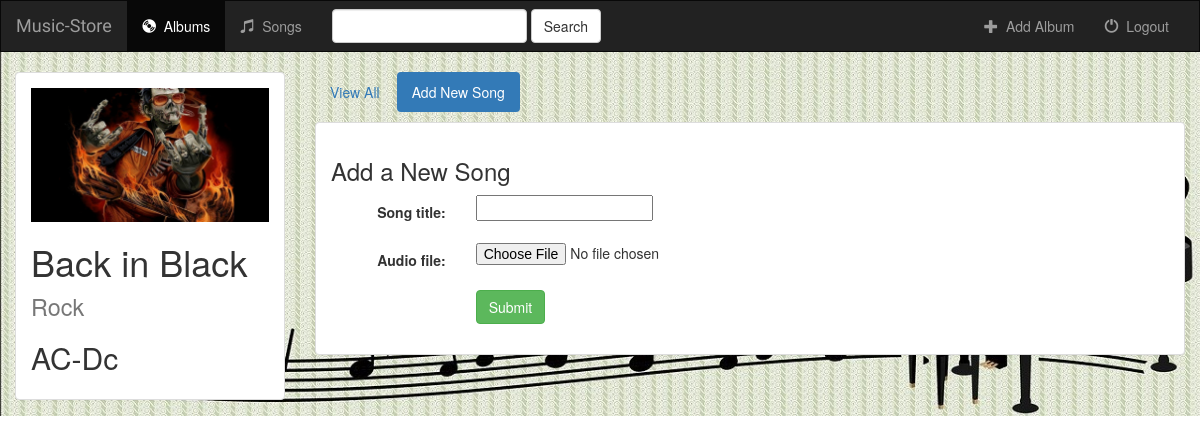
Page /2/create_song/ on the committed database.
### music/models.py (models this page shows)
class Album(models.Model):
    user = models.ForeignKey(User, default=1, on_delete=models.CASCADE)
    artist = models.CharField(max_length=250)
    album_title = models.CharField(max_length=500)
    genre = models.CharField(max_length=100)
    album_logo = models.FileField()
    is_favorite = models.BooleanField(default=False)
    def __str__(self):
        return self.album_title + ' - ' + self.artist

### music/views.py (the view, shortened to what this page needs)
# urls.py: path('<int:album_id>/create_song/', views.create_song, name='create_song'),
def create_song(request, album_id):
    form = SongForm(request.POST or None, request.FILES or None)
    album = get_object_or_404(Album, pk=album_id)
    context = {
        'album': album,
        'form': form,
    }
    return render(request, 'music/create_song.html', context)

### music/forms.py
class SongForm(forms.ModelForm):
    class Meta:
        model = Song
        fields = ['song_title', 'audio_file']

### music/templates/music/create_song.html (shortened to what this page needs)
{% extends 'music/base.html' %}
{% block albums_active %}active{% endblock %}
{% block body %}
<div class="container-fluid">
    <div class="row">
        <div class="col-sm-4 col-md-3">
            <div class="panel panel-default">
                <div class="panel-body">
                        <a href="{% url 'music:detail' album.id %}">
                            {% if album.album_logo %}
                                <img src="{{ album.album_logo.url }}" class="img-responsive">
                            {% else %}
                                <h3>No image to display</h3>
                            {% endif %}
                        </a>
                    <h1>{{ album.album_title }} <small>{{ album.genre }}</small></h1>
                    <h2>{{ album.artist }}</h2>
                </div>
            </div>
        </div>
        <div class="col-sm-8 col-md-9">
            <ul class="nav nav-pills" style="margin-bottom: 10px;">
                <li role="presentation"><a href="{% url 'music:detail' album.id %}">View All</a></li>
                <li role="presentation" class="active"><a href="{% url 'music:create_song' album.id %}">Add New Song</a></li>
            </ul>
            <div class="panel panel-default">
                <div class="panel-body">
                    <h3>Add a New Song</h3>
                    <form class="form-horizontal" role="form" action="" method="post" enctype="multipart/form-data">
                        {% include 'music/form_template.html' %}
                        <div class="form-group">
                            <div class="col-sm-offset-2 col-sm-10">
                                <button type="submit" class="btn btn-success">Submit</button>
                            </div>
                        </div>
                    </form>
                </div>
            </div>
        </div>
    </div>
</div>
{% endblock %}

### music/static/music/style.css (style rules this page uses)
body { background: white url("images/background.jpg"); height: 100%; background-position: center; background-repeat: no-repeat; background-size: cover; position: fixed; }

### rows in the picture
Album: album_logo (picture), album_title "Back in Black", genre "Rock", artist "AC-Dc"

### other values in the picture
{{ field.label_tag }} "Song title:" "Audio file:"
